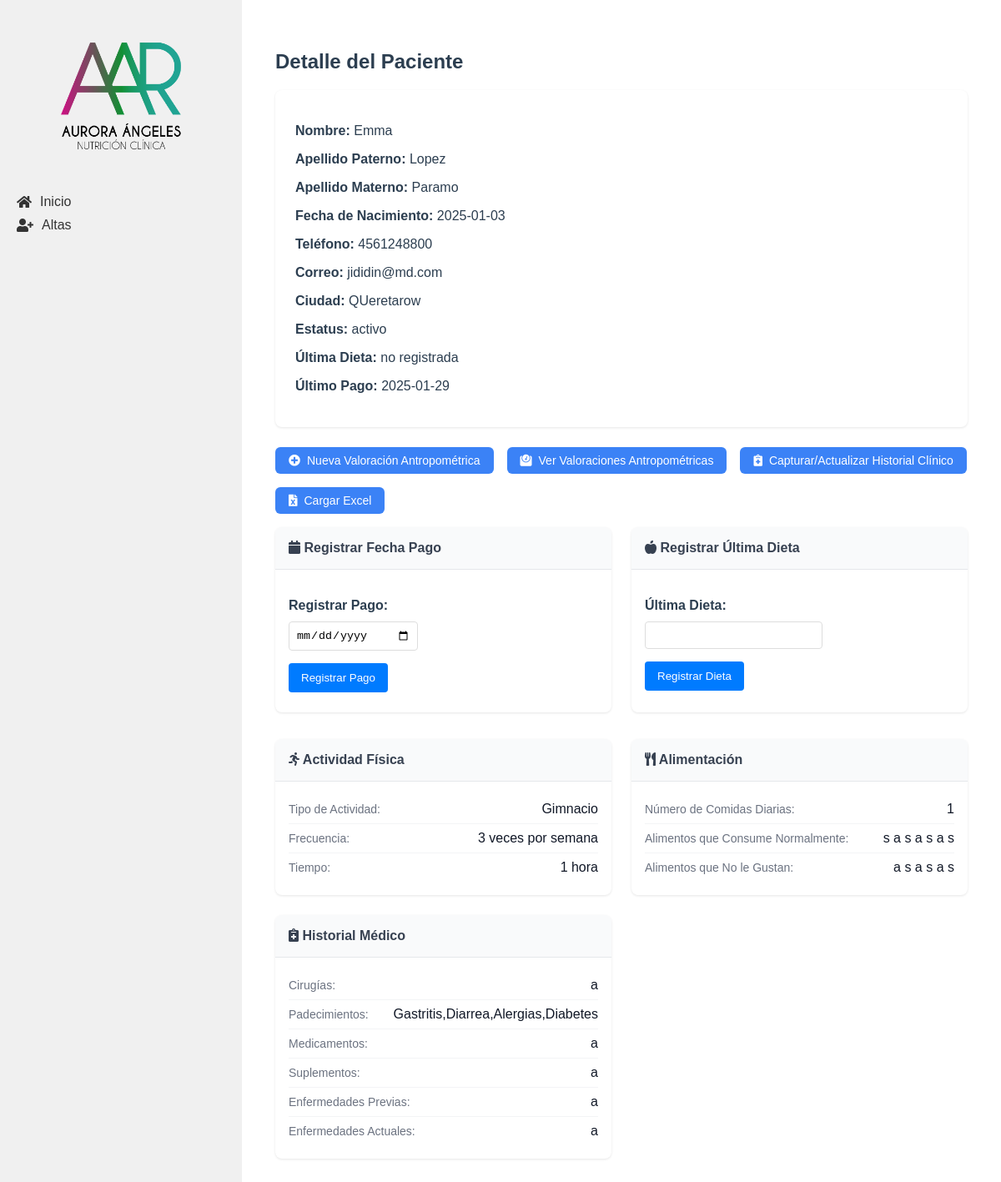
The page /pacientes/1 on the database its author committed.
### tables this page shows
CREATE TABLE "pacientes" (
    id INTEGER PRIMARY KEY AUTOINCREMENT,
    nombre TEXT NOT NULL,
    apellido_paterno TEXT NOT NULL,
    apellido_materno TEXT NOT NULL,
    fecha_nacimiento TEXT NOT NULL,
    telefono TEXT,
    correo TEXT UNIQUE NOT NULL,
    ciudad TEXT NOT NULL, `status` TEXT,
    fecha_registro TIMESTAMP DEFAULT CURRENT_TIMESTAMP
);

CREATE TABLE "valoracion_antropometrica" (
    id INTEGER PRIMARY KEY AUTOINCREMENT,
    paciente_id INTEGER NOT NULL,
    numero_cita INTEGER NOT NULL,
    fecha DATE NOT NULL,
    estatura FLOAT NOT NULL,
    peso FLOAT NOT NULL,
    imc FLOAT NOT NULL,
    grasa FLOAT NOT NULL,
    cintura FLOAT NOT NULL,
    torax FLOAT NOT NULL,
    brazo FLOAT NOT NULL,
    cadera FLOAT NOT NULL,
    pierna FLOAT NOT NULL,
    pantorrilla FLOAT NOT NULL,
    tension_arterial TEXT NOT NULL,
    frecuencia_cardiaca INTEGER NOT NULL,
    bicep FLOAT NOT NULL,
    tricep FLOAT NOT NULL,
    suprailiaco FLOAT NOT NULL,
    subescapular FLOAT NOT NULL,
    femoral FLOAT,
    porcentaje_grasa FLOAT NOT NULL,
    ultima_dieta TEXT,
    FOREIGN KEY (paciente_id) REFERENCES pacientes (id)
);

CREATE TABLE pagos (
    id INTEGER PRIMARY KEY AUTOINCREMENT,
    paciente_id INTEGER NOT NULL,
    fecha_pago DATE NOT NULL,
    FOREIGN KEY (paciente_id) REFERENCES pacientes (id)
);

CREATE TABLE historial_clinico (
    id INTEGER PRIMARY KEY AUTOINCREMENT,
    paciente_id INTEGER NOT NULL,
    cirugias TEXT,
    padecimientos TEXT,
    medicamentos TEXT,
    suplementos TEXT,
    enfermedades_previas TEXT,
    enfermedades_actuales TEXT,
    tipo_actividad_fisica TEXT,
    frecuencia_actividad_fisica TEXT,
    tiempo_actividad_fisica TEXT,
    numero_comidas_diarias INTEGER,
    alimentos_normales TEXT,
    alimentos_no_gustados TEXT,
    FOREIGN KEY (paciente_id) REFERENCES pacientes (id)
);

### app/controllers/pacientes.py (the view, shortened to what this page needs)
@pacientes.route('/pacientes/<int:id>', methods=['GET', 'POST'])
def detalle_paciente(id):
    paciente = Paciente.obtener_por_id(id)
    if paciente is None:
        flash('Paciente no encontrado', 'error')
        return redirect(url_for('pacientes.lista_pacientes'))
    ultimo_pago = Pago.obtener_ultimo_pago(id)
    historial = HistorialClinico.obtener_por_paciente_id(id)
    ultima_valoracion = ValoracionAntropometrica.obtener_ultima_por_paciente(id)
    return render_template('detalle_paciente.html',
                            paciente=paciente,
                            ultimo_pago=ultimo_pago,
                            historial=historial,
                            ultima_valoracion=ultima_valoracion)

### app/db.py (called while the page is built)
def get_db():
    if 'db' not in g:
        g.db = sqlite3.connect(
            'pacientes.db',
            detect_types=sqlite3.PARSE_DECLTYPES
        )
        g.db.row_factory = sqlite3.Row
    return g.db

def query_db(query, args=(), one=False):
    cur = get_db().execute(query, args)
    rv = cur.fetchall()
    cur.close()
    return (rv[0] if rv else None) if one else rv

### app/models/historial_clinico.py (called while the page is built)
    @staticmethod
    def obtener_por_paciente_id(paciente_id):
        return query_db('SELECT * FROM historial_clinico WHERE paciente_id = ?', [paciente_id], one=True)

### app/models/paciente.py (called while the page is built)
    @staticmethod
    def obtener_por_id(id):
        return query_db('SELECT * FROM pacientes WHERE id = ?', [id], one=True)

### app/models/pago.py (called while the page is built)
    @staticmethod
    def obtener_ultimo_pago(paciente_id):
        return query_db('SELECT fecha_pago FROM pagos WHERE paciente_id = ? ORDER BY fecha_pago DESC LIMIT 1', [paciente_id], one=True)

### app/models/valoracion_antropometrica.py (called while the page is built)
    @staticmethod
    def obtener_ultima_por_paciente(paciente_id):
        return query_db('''
            SELECT * FROM valoracion_antropometrica
            WHERE paciente_id = ?
            ORDER BY numero_cita DESC
            LIMIT 1
        ''', [paciente_id], one=True)

### app/templates/detalle_paciente.html (shortened to what this page needs)
{% extends "base.html" %}
{% block content %}
<div class="table-container">
    <h2>Detalle del Paciente</h2>
    <div class="paciente-detalle">
        <p><strong>Nombre:</strong> {{ paciente['nombre'] }}</p>
        <p><strong>Apellido Paterno:</strong> {{ paciente['apellido_paterno'] }}</p>
        <p><strong>Apellido Materno:</strong> {{ paciente['apellido_materno'] }}</p>
        <p><strong>Fecha de Nacimiento:</strong> {{ paciente['fecha_nacimiento'] }}</p>
        <p><strong>Teléfono:</strong> {{ paciente['telefono'] }}</p>
        <p><strong>Correo:</strong> {{ paciente['correo'] }}</p>
        <p><strong>Ciudad:</strong> {{ paciente['ciudad'] }}</p>
        <p><strong>Estatus:</strong> {{ paciente['status'] }}</p>
        <p><strong>Última Dieta:</strong> {{ ultima_valoracion['ultima_dieta'] if ultima_valoracion else 'No registrada' }}</p>
        <p><strong>Último Pago:</strong> {{ ultimo_pago['fecha_pago'] if ultimo_pago else 'No registrado' }}</p>
    </div>
    <div class="action-buttons">
        <a href="{{ url_for('valoracion.nueva_valoracion', paciente_id=paciente['id']) }}" class="action-button">
            <i class="fas fa-plus-circle"></i> Nueva Valoración Antropométrica
        </a>
        <a href="{{ url_for('valoracion.lista_valoraciones', paciente_id=paciente['id']) }}" class="action-button">
            <i class="fas fa-weight"></i> Ver Valoraciones Antropométricas
        </a>
        <a href="{{ url_for('historial_clinico.ver_crear_historial', paciente_id=paciente['id']) }}" class="action-button">
            <i class="fas fa-notes-medical"></i> Capturar/Actualizar Historial Clínico
        </a>
        <button onclick="openExcelModal()" class="action-button">
            <i class="fas fa-file-excel"></i> Cargar Excel
        </button>
    </div>
    <div class="valoracion-grid">
        <div class="valoracion-card">
            <h3 class="valoracion-card__title"><i class="fas fa-calendar"></i> Registrar Fecha Pago</h3>
            <div class="valoracion-card__content">
                <div class="data-item">
                    <form action="{{ url_for('pacientes.registrar_pago_paciente', id=paciente['id']) }}" method="POST">
                        <div class="form-group">
                            <label for="ultima_dieta" class="form-label">Registrar Pago:</label>
                            <input type="date" id="fecha_pago" name="fecha_pago" class="form-input" required>
                        </div>
                        <button type="submit" class="form-button">Registrar Pago</button>
                    </form>
                </div>
            </div>
        </div>
        <div class="valoracion-card">
            <h3 class="valoracion-card__title"><i class="fas fa-apple-alt"></i> Registrar Última Dieta</h3>
                <div class="valoracion-card__content">
                    <div class="data-item">
                        <form action="{{ url_for('pacientes.detalle_paciente', id=paciente['id']) }}" method="POST">
                            <div class="form-group">
                                <label for="ultima_dieta" class="form-label">Última Dieta:</label>
                                <input type="text" id="ultima_dieta" name="ultima_dieta" class="form-input" maxlength="8" required>
                            </div>
                            <button type="submit" class="form-button">Registrar Dieta</button>
                        </form>
                    </div>
                </div>
            </div>
        </div>
        <div class="valoracion-grid">
        {% if historial %}
            <div class="valoracion-card">
                <h3 class="valoracion-card__title"> <i class="fas fa-running"></i>  Actividad Física</h3>
                <div class="valoracion-card__content">
                    <div class="data-item">
                        <span class="data-label">Tipo de Actividad:</span>
                        <span class="data-value">{{ historial['tipo_actividad_fisica'] or 'No registrado' }}</span>
                    </div>
                    <div class="data-item">
                        <span class="data-label">Frecuencia:</span>
                        <span class="data-value">{{ historial['frecuencia_actividad_fisica'] or 'No registrado' }}</span>
                    </div>
                    <div class="data-item">
                        <span class="data-label">Tiempo:</span>
                        <span class="data-value">{{ historial['tiempo_actividad_fisica'] or 'No registrado' }}</span>
                    </div>
                </div>
            </div>
            <div class="valoracion-card">
                <h3 class="valoracion-card__title"><i class="fas fa-utensils"></i> Alimentación</h3>
                <div class="valoracion-card__content">
                    <div class="data-item">
                        <span class="data-label">Número de Comidas Diarias:</span>
                        <span class="data-value">{{ historial['numero_comidas_diarias'] or 'No registrado' }}</span>
                    </div>
                    <div class="data-item">
                        <span class="data-label">Alimentos que Consume Normalmente:</span>
                        <span class="data-value">{{ historial['alimentos_normales'] or 'No registrado' }}</span>
                    </div>
                    <div class="data-item">
                        <span class="data-label">Alimentos que No le Gustan:</span>
                        <span class="data-value">{{ historial['alimentos_no_gustados'] or 'No registrado' }}</span>
                    </div>
                </div>
            </div>
            <div class="valoracion-card">
                <h3 class="valoracion-card__title"><i class="fas fa-notes-medical"></i> Historial Médico</h3>
                <div class="valoracion-card__content">
                    <div class="data-item">
                        <span class="data-label">Cirugías:</span>
                        <span class="data-value">{{ historial['cirugias'] or 'No registrado' }}</span>
                    </div>
                    <div class="data-item">
                        <span class="data-label">Padecimientos:</span>
                        <span class="data-value">{{ historial['padecimientos'] or 'No registrado' }}</span>
                    </div>
                    <div class="data-item">
                        <span class="data-label">Medicamentos:</span>
                        <span class="data-value">{{ historial['medicamentos'] or 'No registrado' }}</span>
                    </div>
                    <div class="data-item">
                        <span class="data-label">Suplementos:</span>
                        <span class="data-value">{{ historial['suplementos'] or 'No registrado' }}</span>
                    </div>
                    <div class="data-item">
                        <span class="data-label">Enfermedades Previas:</span>
                        <span class="data-value">{{ historial['enfermedades_previas'] or 'No registrado' }}</span>
                    </div>
                    <div class="data-item">
                        <span class="data-label">Enfermedades Actuales:</span>
                        <span class="data-value">{{ historial['enfermedades_actuales'] or 'No registrado' }}</span>
                    </div>
                </div>
            </div>
        {% else %}
            <p class="no-data">No hay historial clínico registrado.</p>
        {% endif %}
    </div>
</div>
{% endblock %}

### app/static/css/style.css (style rules this page uses)
body { font-family: Arial, sans-serif; margin: 0; padding: 0; color: #2c3e50; }
.form-group { margin-bottom: 15px; }
.form-label { display: block; margin-bottom: 5px; }
.form-input { width: 100%; padding: 8px; border: 1px solid #ddd; border-radius: 4px; }
.form-button { background-color: #007bff; color: white; padding: 10px 15px; border: none; border-radius: 4px; cursor: pointer; }
.table-container { overflow-x: auto; margin: 0 auto; border-radius: 4px; max-width: 1600px; padding: 20px; }
.action-button { display: inline-flex; align-items: center; padding: 0.5rem 1rem; font-size: 0.875rem; font-weight: 500; border-radius: 0.375rem; background-color: #3b82f6; color: white; text-decoration: none; transition: background-color 0.2s; }
.valoracion-grid { display: grid; grid-template-columns: repeat(auto-fit, minmax(300px, 1fr)); gap: 1.5rem; margin-bottom: 2rem; }
.valoracion-card { background: white; border-radius: 0.5rem; box-shadow: 0 1px 3px rgba(0, 0, 0, 0.1); overflow: hidden; }
.valoracion-card__title { background-color: #f9fafb; color: #374151; font-size: 1rem; font-weight: 600; padding: 1rem; margin: 0; border-bottom: 1px solid #e5e7eb; }
.valoracion-card__content { padding: 1rem; }
.data-item { display: flex; justify-content: space-between; align-items: center; padding: 0.5rem 0; border-bottom: 1px solid #f3f4f6; }
.data-item:last-child { border-bottom: none; }
.data-label { color: #6b7280; font-size: 0.875rem; }
.data-value { font-weight: 500; color: #111827; }
.action-button { display: inline-flex; align-items: center; gap: 0.5rem; padding: 0.5rem 1rem; background-color: #3b82f6; color: white; border-radius: 0.375rem; text-decoration: none; font-size: 0.875rem; font-weight: 500; transition: background-color 0.2s; }
.action-buttons { margin-top: 20px; }

### app/static/css/form.css (style rules this page uses)
form label { display: block; margin-top: 10px; font-weight: bold; }
form input { width: 100%; padding: 10px; margin-top: 5px; border: 1px solid #90caf9; border-radius: 5px; }
button { padding: 10px; background-color: #1565c0; color: black; border: none; border-radius: 5px; cursor: pointer; }

### app/templates/detalle_paciente.html (style rules this page uses)
.action-buttons { display: flex; flex-wrap: wrap; gap: 1rem; margin: 1rem 0; }
.action-button { display: inline-flex; align-items: center; gap: 0.5rem; }
.paciente-detalle { background-color: white; padding: 1.5rem; border-radius: 8px; box-shadow: 0 1px 3px rgba(0,0,0,0.1); margin-bottom: 1.5rem; }

### rows shown on the page
pacientes: nombre "Emma", apellido_paterno "Lopez", apellido_materno "Paramo", fecha_nacimiento "2025-01-03", telefono "4561248800", correo "jididin@md.com", ciudad "QUeretarow", status "activo"
valoracion_antropometrica: ultima_dieta "no registrada"
pagos: fecha_pago "2025-01-29"
historial_clinico: tipo_actividad_fisica "Gimnacio", frecuencia_actividad_fisica "3 veces por semana", tiempo_actividad_fisica "1 hora", numero_comidas_diarias "1", alimentos_normales "s a s a s a s", alimentos_no_gustados "a s a s a s", cirugias "a", padecimientos "Gastritis,Diarrea,Alergias,Diabetes", medicamentos "a", suplementos "a", enfermedades_previas "a", enfermedades_actuales "a"
